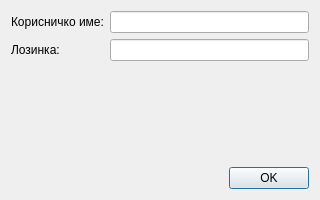
<?xml version="1.0" encoding="UTF-8"?>
<ui version="4.0">
 <class>LoginDialog</class>
 <widget class="QDialog" name="LoginDialog">
  <property name="geometry">
   <rect>
    <x>0</x>
    <y>0</y>
    <width>320</width>
    <height>200</height>
   </rect>
  </property>
  <property name="windowTitle">
   <string>Влез</string>
  </property>
  <layout class="QGridLayout" name="gridLayout_2">
   <item row="0" column="0">
    <widget class="QLabel" name="labelUsername">
     <property name="text">
      <string>Корисничко име:</string>
     </property>
    </widget>
   </item>
   <item row="1" column="0">
    <widget class="QLabel" name="labelPassword">
     <property name="text">
      <string>Лозинка:</string>
     </property>
    </widget>
   </item>
   <item row="2" column="0">
    <spacer name="verticalSpacer">
     <property name="orientation">
      <enum>Qt::Vertical</enum>
     </property>
     <property name="sizeHint" stdset="0">
      <size>
       <width>20</width>
       <height>40</height>
      </size>
     </property>
    </spacer>
   </item>
   <item row="0" column="2">
    <widget class="QLineEdit" name="lineEditUsername"/>
   </item>
   <item row="1" column="2">
    <widget class="QLineEdit" name="lineEditPassword">
     <property name="echoMode">
      <enum>QLineEdit::Password</enum>
     </property>
    </widget>
   </item>
   <item row="3" column="2">
    <layout class="QHBoxLayout" name="horizontalLayout">
     <item>
      <spacer name="horizontalSpacer">
       <property name="orientation">
        <enum>Qt::Horizontal</enum>
       </property>
       <property name="sizeHint" stdset="0">
        <size>
         <width>40</width>
         <height>20</height>
        </size>
       </property>
      </spacer>
     </item>
     <item>
      <widget class="QPushButton" name="buttonOK">
       <property name="text">
        <string>OK</string>
       </property>
      </widget>
     </item>
    </layout>
   </item>
  </layout>
 </widget>
 <resources/>
 <connections/>
</ui>
